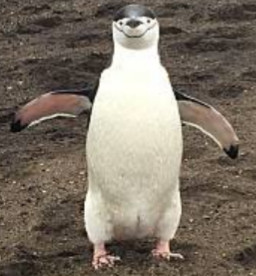
#> input picture mybook/opencv_king_book/ch14/pengiun.jpg, 256 x 276 px
$ python ch14_5.py
#> lines starting #> are read from the running program, lines starting #| are printed output that depends on the picture
# ch14_5.py
import cv2

src = cv2.imread("pengiun.jpg")         # 讀取影像
#> src is the input picture: shape (276, 256, 3); mean B, G, R 101.6, 114, 124.2
print(f"原始影像大小 = \n{src.shape}")
#| 原始影像大小 =
#| (276, 256, 3)
dst_down = cv2.pyrDown(src)             # 向下採樣
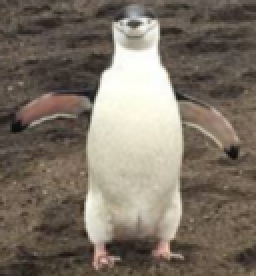
#> dst_down: shape (138, 128, 3) (shown 2 times larger); mean B, G, R 101.6, 114, 124.2
print(f"向下採樣大小 = \n{dst_down.shape}")
#| 向下採樣大小 =
#| (138, 128, 3)
dst_up = cv2.pyrUp(dst_down)             # 向上採樣, 復原大小
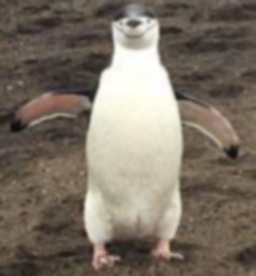
#> dst_up: shape (276, 256, 3); mean B, G, R 101.7, 114.1, 124.2
print(f"向上採樣大小 = \n{dst_up.shape}")
#| 向上採樣大小 =
#| (276, 256, 3)
dst = dst_up - src
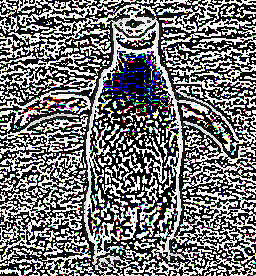
#> dst: shape (276, 256, 3); mean B, G, R 116.2, 115.2, 115.1
print(f"結果影像大小 = \n{dst.shape}")
#| 結果影像大小 =
#| (276, 256, 3)

cv2.imshow("src",src)
cv2.imshow("dst1 - recovery",dst_up)
cv2.imshow("dst2 - dst",dst)

cv2.waitKey(0)
cv2.destroyAllWindows()
